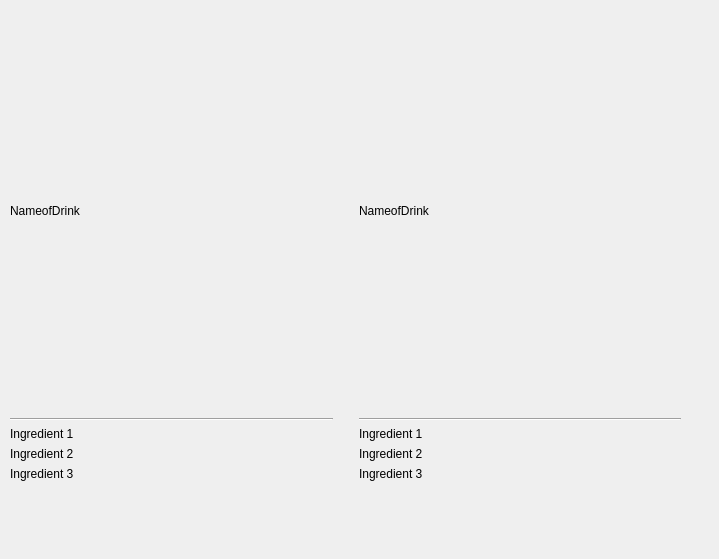
       <widget class="QWidget" name="scrollAreaWidgetContents">
        <property name="geometry">
         <rect>
          <x>0</x>
          <y>0</y>
          <width>719</width>
          <height>559</height>
         </rect>
        </property>
        <widget class="QWidget" name="gridLayoutWidget_3">
         <property name="geometry">
          <rect>
           <x>10</x>
           <y>10</y>
           <width>671</width>
           <height>471</height>
          </rect>
         </property>
         <layout class="QGridLayout" name="gridLayout_3">
          <item row="0" column="1">
           <spacer name="verticalSpacer">
            <property name="orientation">
             <enum>Qt::Vertical</enum>
            </property>
            <property name="sizeHint" stdset="0">
             <size>
              <width>20</width>
              <height>40</height>
             </size>
            </property>
           </spacer>
          </item>
          <item row="0" column="0">
           <layout class="QGridLayout" name="gridLayout">
            <item row="3" column="0">
             <widget class="QLabel" name="label_14">
              <property name="text">
               <string>Ingredient 2</string>
              </property>
             </widget>
            </item>
            <item row="2" column="0">
             <widget class="QLabel" name="label_15">
              <property name="text">
               <string>Ingredient 1</string>
              </property>
             </widget>
            </item>
            <item row="4" column="0">
             <widget class="QLabel" name="label_16">
              <property name="text">
               <string>Ingredient 3</string>
              </property>
             </widget>
            </item>
            <item row="1" column="0">
             <widget class="Line" name="line_2">
              <property name="orientation">
               <enum>Qt::Horizontal</enum>
              </property>
             </widget>
            </item>
            <item row="0" column="0">
             <widget class="QLabel" name="label_17">
              <property name="sizePolicy">
               <sizepolicy hsizetype="MinimumExpanding" vsizetype="MinimumExpanding">
                <horstretch>0</horstretch>
                <verstretch>0</verstretch>
               </sizepolicy>
              </property>
              <property name="minimumSize">
               <size>
                <width>0</width>
                <height>50</height>
               </size>
              </property>
              <property name="text">
               <string>NameofDrink</string>
              </property>
             </widget>
            </item>
           </layout>
          </item>
          <item row="0" column="2">
           <layout class="QGridLayout" name="gridLayout_2">
            <item row="3" column="0">
             <widget class="QLabel" name="label_18">
              <property name="text">
               <string>Ingredient 2</string>
              </property>
             </widget>
            </item>
            <item row="2" column="0">
             <widget class="QLabel" name="label_19">
              <property name="text">
               <string>Ingredient 1</string>
              </property>
             </widget>
            </item>
            <item row="4" column="0">
             <widget class="QLabel" name="label_20">
              <property name="text">
               <string>Ingredient 3</string>
              </property>
             </widget>
            </item>
            <item row="1" column="0">
             <widget class="Line" name="line_3">
              <property name="orientation">
               <enum>Qt::Horizontal</enum>
              </property>
             </widget>
            </item>
            <item row="0" column="0">
             <widget class="QLabel" name="label_21">
              <property name="sizePolicy">
               <sizepolicy hsizetype="MinimumExpanding" vsizetype="MinimumExpanding">
                <horstretch>0</horstretch>
                <verstretch>0</verstretch>
               </sizepolicy>
              </property>
              <property name="minimumSize">
               <size>
                <width>0</width>
                <height>50</height>
               </size>
              </property>
              <property name="text">
               <string>NameofDrink</string>
              </property>
             </widget>
            </item>
           </layout>
          </item>
         </layout>
        </widget>
       </widget>
